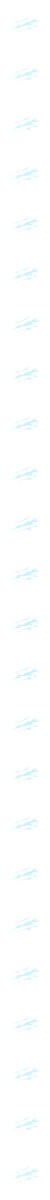
#> input picture art/hullbound_mender_fx/exports/anim_mender_a1_hull_omen_v1.webp, 150 x 3600 px, given in place of P1_hull_omen.png, which was not available (shown at 1/3 size)
$ python build_fx.py --src exports/anim_mender_a1_hull_omen_v1.webp
#> lines starting #> are read from the running program, lines starting #| are printed output that depends on the picture; after the words box and inside, x2 and y2 are one past the last pixel; in counts of white or black regions, pixels touching at a corner belong together
#!/usr/bin/env python3
"""The Hullbound Mender (Skyglass legendary boss) combat clips from dauntless's eight paintings, one hex, soft light.
Paintings are light on pure black; the black is lifted to alpha (alpha = brightest channel, colour unpremultiplied)
and the pieces are animated in code. Geometry: every clip frame is a square 2.5 hex-heights wide centred on the hex
(docs/design/COMBAT_ANIMATION_ENGINE.md 3.1), so in a 150 px cell the hex footprint is 120 x 60 centred.

    python3 art/hullbound_mender_fx/build_fx.py --src /mnt/project-files/tnr/art/mender_inbox [--preview DIR]
"""
import argparse, json, math, os, random
import numpy as np
from PIL import Image, ImageDraw, ImageFilter

HERE = os.path.dirname(os.path.abspath(__file__))
OUT = os.path.join(HERE, "exports")
S = 150                       # cell
CX, CY = 75, 75               # hex centre
HW, HH = 120, 60              # hex footprint
SPEED = 50                    # ms per frame
VER = "v1"


def lift(path):
    a = np.asarray(Image.open(path).convert("RGB")).astype(np.float32)
    m = a.max(axis=2)
    al = np.clip((m - 10.0) / 235.0, 0, 1)
    rgb = np.where(al[..., None] > 0, a / np.maximum(al[..., None], 1e-3), 0)
    rgb = np.clip(rgb, 0, 255)
    out = np.dstack([rgb, al * 255]).astype(np.uint8)
    im = Image.fromarray(out, "RGBA")
    bb = Image.fromarray((al > 0.06).astype(np.uint8) * 255).getbbox()
    return im.crop(bb)


# [35 lines left out: functions fit, scale_a, brighten, flash, not called in this run]


def blank():
    return Image.new("RGBA", (S, S), (0, 0, 0, 0))


# [6 lines left out: function put, not called in this run]


def hex_mask(feather=3, inset=2):
    m = Image.new("L", (S, S), 0)
    w, h = HW / 2 - inset, HH / 2 - inset
    ImageDraw.Draw(m).polygon([(CX - w, CY), (CX - w / 2, CY - h), (CX + w / 2, CY - h), (CX + w, CY),
                               (CX + w / 2, CY + h), (CX - w / 2, CY + h)], fill=255)
    return m.filter(ImageFilter.GaussianBlur(feather)) if feather else m


HEX = None


# [4 lines left out: function in_hex, not called in this run]


def ease_out(t):
    return 1 - (1 - t) ** 3


# [177 lines left out: functions strip, a1_hull_omen, a2_hull_close, a2_hull_floor, a3_split_omen, a4_split_break and 4 more, not called in this run]


CLIPS = [("a1_hull_omen", a1_hull_omen), ("a2_hull_close", a2_hull_close), ("a2_hull_floor", a2_hull_floor),
         ("a3_split_omen", a3_split_omen), ("a4_split_break", a4_split_break), ("a5_fresh_plank", a5_plank),
         ("a6_hammerfall", a6_hammerfall), ("a7_rivet_volley", a7_rivets), ("a8_last_tier_aura", a8_aura)]


def main():
    global HEX
    ap = argparse.ArgumentParser()
    ap.add_argument("--src", required=True)
    ap.add_argument("--preview")
    a = ap.parse_args()
    HEX = hex_mask()
#> in hex_mask, `m = Image.new("L", (S, S), 0)`: m: PIL image 150x150 L; every value is 0
#> in hex_mask, `ImageDraw.Draw(m).polygon([(CX - w, CY), (CX - w / 2, CY - h), (CX + w..`:
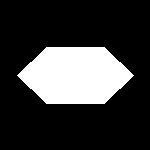
#> m: PIL image 150x150 L; 22.2% white; 1 white region, box (x1, y1, x2, y2) and area: (17, 47, 134, 104) 4985
    names = {"P1": "P1_hull_omen", "P2": "P2_hull_closes", "P3": "P3_chalk_line", "P4": "P4_deck_splits",
             "P5": "P5_fresh_plank", "P6": "P6_hammerfall", "P7": "P7_rivet"}
    P = {k: lift(os.path.join(a.src, v + ".png")) for k, v in names.items()}
#> in lift, `out = np.dstack([rgb, al * 255]).astype(np.uint8)`:
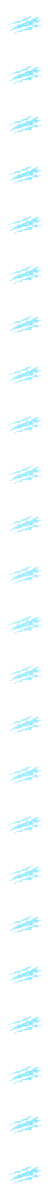
#> out: shape (3600, 150, 4) (shown at 1/3 size); mean R, G, B, A 11.4, 17, 18.3, 18.5; transparent parts drawn white
#> in lift, `bb = Image.fromarray((al > 0.06).astype(np.uint8) * 255).getbbox()`: bb = (24, 48, 126, 3551)
#> in lift, `return im.crop(bb)`:
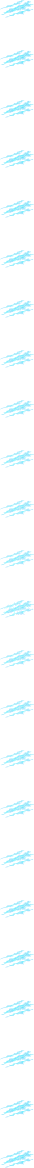
#> returned value: PIL image 102x3503 RGBA (shown at 1/3 size); mean R, G, B, A 17.2, 25.8, 27.7, 27.9; transparent parts drawn white
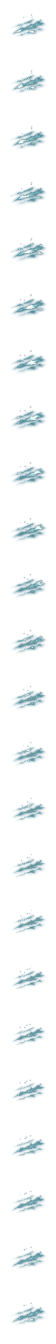
#> input picture art/hullbound_mender_fx/exports/anim_mender_a1_hull_omen_v2s1.webp, 112 x 2688 px, given in place of P2_hull_closes.png, which was not available (shown at 1/2 size)
#> in lift (call 2), `rgb = np.clip(rgb, 0, 255)`:
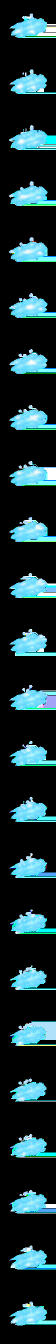
#> rgb: shape (2688, 112, 3) float32 (shown at 1/2 size); mean R, G, B 26.9, 49.6, 54
#> in lift (call 2), `out = np.dstack([rgb, al * 255]).astype(np.uint8)`:
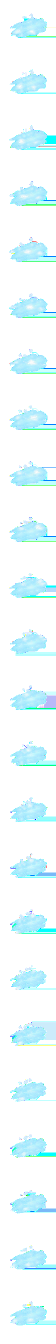
#> out: shape (2688, 112, 4) (shown at 1/2 size); mean R, G, B, A 26.8, 49.5, 53.9, 34.5; transparent parts drawn white
#> in lift (call 2), `bb = Image.fromarray((al > 0.06).astype(np.uint8) * 255).getbbox()`: bb = (18, 27, 112, 2651)
#> in lift (call 2), `return im.crop(bb)`:
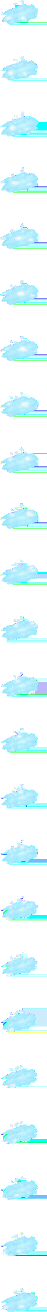
#> returned value: PIL image 94x2624 RGBA (shown at 1/2 size); mean R, G, B, A 32.7, 60.5, 65.8, 42.1; transparent parts drawn white
    meta = []
    allframes = {}
    for key, fn in CLIPS:
        frames, kind = fn(P)
        fname = f"anim_mender_{key}_{VER}.webp"
        sh = strip(frames)
        p = os.path.join(OUT, fname)
        sh.save(p, "WEBP", lossless=True, quality=100, method=6)
        meta.append({"key": key, "file": fname, "kind": kind, "frames": len(frames), "speed": SPEED,
                     "size": list(sh.size), "bytes": os.path.getsize(p)})
        allframes[key] = frames
    with open(os.path.join(OUT, f"mender_fx_{VER}.json"), "w") as fh:
        json.dump({"source": "art/hullbound_mender_fx/build_fx.py", "cell": S, "clips": meta}, fh, indent=1)
        fh.write("\n")
    for m in meta:
        print(m["file"], m["frames"], m["size"], m["bytes"])
    if a.preview:
        preview(allframes, a.preview)


LABELS = {"a1_hull_omen": "Hull omen (loop)", "a2_hull_close": "Hull closes", "a2_hull_floor": "Glass-grown floor (loop)",
          "a3_split_omen": "Keel Splitter omen (loop)", "a4_split_break": "Keel Splitter breaks", "a5_fresh_plank": "Fresh Plank (loop)",
          "a6_hammerfall": "Hammerfall", "a7_rivet_volley": "Rivet Volley", "a8_last_tier_aura": "Last tier aura (loop)"}


# [49 lines left out: functions board_tile, preview, not called in this run]


if __name__ == "__main__":
#> (the run stopped early here; a loop or call above may not have finished)
